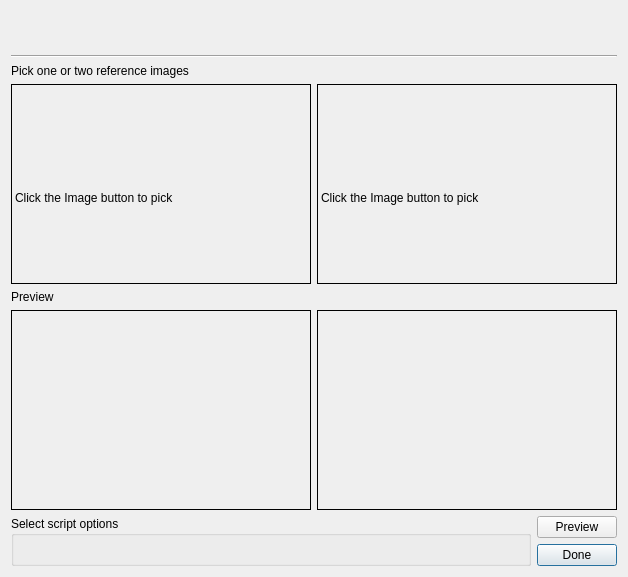
<?xml version="1.0" encoding="UTF-8"?>
<ui version="4.0">
 <class>ScriptOptionsDialog</class>
 <widget class="QDialog" name="ScriptOptionsDialog">
  <property name="windowModality">
   <enum>Qt::NonModal</enum>
  </property>
  <property name="geometry">
   <rect>
    <x>0</x>
    <y>0</y>
    <width>619</width>
    <height>354</height>
   </rect>
  </property>
  <property name="windowTitle">
   <string>Script options</string>
  </property>
  <property name="modal">
   <bool>true</bool>
  </property>
  <layout class="QGridLayout" name="gridLayout_3">
   <item row="0" column="0">
    <layout class="QVBoxLayout" name="verticalLayout" stretch="0,0,0,0,0,0,0,1">
     <item>
      <widget class="QLabel" name="script_label">
       <property name="font">
        <font>
         <pointsize>12</pointsize>
         <bold>true</bold>
        </font>
       </property>
       <property name="text">
        <string/>
       </property>
      </widget>
     </item>
     <item>
      <widget class="QLabel" name="script_description">
       <property name="text">
        <string/>
       </property>
      </widget>
     </item>
     <item>
      <widget class="Line" name="line">
       <property name="orientation">
        <enum>Qt::Horizontal</enum>
       </property>
      </widget>
     </item>
     <item>
      <widget class="QLabel" name="label">
       <property name="text">
        <string>Pick one or two reference images</string>
       </property>
      </widget>
     </item>
     <item>
      <layout class="QHBoxLayout" name="horizontalLayout">
       <item>
        <widget class="ClickableLabel" name="reference_image1">
         <property name="minimumSize">
          <size>
           <width>300</width>
           <height>200</height>
          </size>
         </property>
         <property name="frameShape">
          <enum>QFrame::Box</enum>
         </property>
         <property name="text">
          <string>

Click the Image button to pick</string>
         </property>
        </widget>
       </item>
       <item>
        <widget class="ClickableLabel" name="reference_image2">
         <property name="minimumSize">
          <size>
           <width>300</width>
           <height>200</height>
          </size>
         </property>
         <property name="frameShape">
          <enum>QFrame::Box</enum>
         </property>
         <property name="text">
          <string>

Click the Image button to pick</string>
         </property>
        </widget>
       </item>
      </layout>
     </item>
     <item>
      <widget class="QLabel" name="label_3">
       <property name="text">
        <string>Preview</string>
       </property>
      </widget>
     </item>
     <item>
      <layout class="QHBoxLayout" name="horizontalLayout_2">
       <item>
        <widget class="QLabel" name="preview_image1">
         <property name="minimumSize">
          <size>
           <width>300</width>
           <height>200</height>
          </size>
         </property>
         <property name="frameShape">
          <enum>QFrame::Box</enum>
         </property>
         <property name="text">
          <string/>
         </property>
        </widget>
       </item>
       <item>
        <widget class="QLabel" name="preview_image2">
         <property name="minimumSize">
          <size>
           <width>300</width>
           <height>200</height>
          </size>
         </property>
         <property name="frameShape">
          <enum>QFrame::Box</enum>
         </property>
         <property name="text">
          <string/>
         </property>
        </widget>
       </item>
      </layout>
     </item>
     <item>
      <layout class="QHBoxLayout" name="horizontalLayout_4" stretch="1,0">
       <item>
        <widget class="QGroupBox" name="script_options_box">
         <property name="sizePolicy">
          <sizepolicy hsizetype="Preferred" vsizetype="Preferred">
           <horstretch>0</horstretch>
           <verstretch>0</verstretch>
          </sizepolicy>
         </property>
         <property name="title">
          <string>Select script options</string>
         </property>
        </widget>
       </item>
       <item>
        <layout class="QVBoxLayout" name="verticalLayout_3">
         <item>
          <widget class="QPushButton" name="preview_button">
           <property name="text">
            <string>Preview</string>
           </property>
           <property name="icon">
            <iconset resource="../resources/CameraApp.qrc">
             <normaloff>:/images/Refresh.png</normaloff>:/images/Refresh.png</iconset>
           </property>
          </widget>
         </item>
         <item>
          <spacer name="verticalSpacer">
           <property name="orientation">
            <enum>Qt::Vertical</enum>
           </property>
           <property name="sizeHint" stdset="0">
            <size>
             <width>20</width>
             <height>40</height>
            </size>
           </property>
          </spacer>
         </item>
         <item>
          <widget class="QPushButton" name="done_button">
           <property name="text">
            <string>Done</string>
           </property>
           <property name="autoDefault">
            <bool>true</bool>
           </property>
           <property name="default">
            <bool>true</bool>
           </property>
          </widget>
         </item>
        </layout>
       </item>
      </layout>
     </item>
    </layout>
   </item>
  </layout>
 </widget>
 <customwidgets>
  <customwidget>
   <class>ClickableLabel</class>
   <extends>QLabel</extends>
   <header>ClickableLabel</header>
  </customwidget>
 </customwidgets>
 <resources>
  <include location="../resources/CameraApp.qrc"/>
 </resources>
 <connections>
  <connection>
   <sender>done_button</sender>
   <signal>clicked()</signal>
   <receiver>ScriptOptionsDialog</receiver>
   <slot>accept()</slot>
   <hints>
    <hint type="sourcelabel">
     <x>484</x>
     <y>529</y>
    </hint>
    <hint type="destinationlabel">
     <x>266</x>
     <y>276</y>
    </hint>
   </hints>
  </connection>
 </connections>
</ui>
